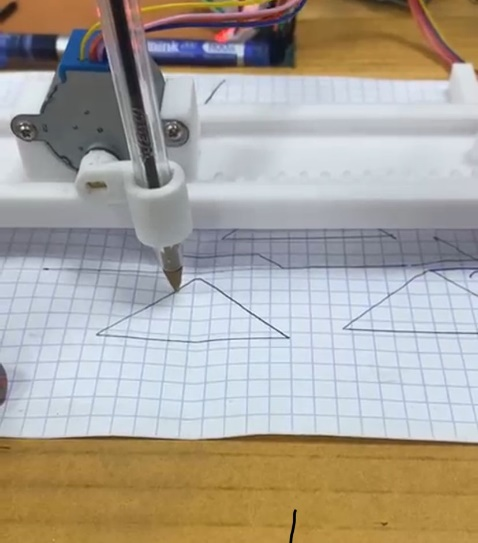
#> input picture rapport/image1.jpg, 478 x 543 px
$ python main.py rapport/image1.jpg out.png
#> lines starting #> are read from the running program, lines starting #| are printed output that depends on the picture; after the words box and inside, x2 and y2 are one past the last pixel; in counts of white or black regions, pixels touching at a corner belong together
#> further down, frame is the input picture: shape (543, 478, 3); mean B, G, R 154.1, 163.5, 169.8
### penplotter/img2sketch.py
import typing, cv2
import numpy as np

class PencilSketch:
    """Apply pencil sketch effect to an image"""
    def __init__(
        self,
        blur_simga: int = 5,
        ksize: typing.Tuple[int, int] = (0, 0),
        sharpen_value: int = None,
        kernel: np.ndarray = None,
        ) -> None:
        """
        Args:
            blur_simga: (int) - sigma ratio to apply for cv2.GaussianBlur
            ksize: (float) - ratio to apply for cv2.GaussianBlur
            sharpen_value: (int) - sharpen value to apply in predefined kernel array
            kernel: (np.ndarray) - custom kernel to apply in sharpen function
        """
        self.blur_simga = blur_simga
        self.ksize = ksize
        self.sharpen_value = sharpen_value
        self.kernel = np.array([[0, -1, 0], [-1, sharpen_value,-1], [0, -1, 0]]) if kernel == None else kernel

    def dodge(self, front: np.ndarray, back: np.ndarray) -> np.ndarray:
        """The formula comes from https://en.wikipedia.org/wiki/Blend_modes
        Args:
            front: (np.ndarray) - front image to be applied to dodge algorithm
            back: (np.ndarray) - back image to be applied to dodge algorithm

        Returns:
            image: (np.ndarray) - dodged image
        """
        result = back*255.0 / (255.0-front)
        result[result>255] = 255
        result[back==255] = 255
        return result.astype('uint8')

    def sharpen(self, image: np.ndarray) -> np.ndarray:
        """Sharpen image by defined kernel size
        Args:
            image: (np.ndarray) - image to be sharpened

        Returns:
            image: (np.ndarray) - sharpened image
        """
        if self.sharpen_value is not None and isinstance(self.sharpen_value, int):
            inverted = 255 - image
            return 255 - cv2.filter2D(src=inverted, ddepth=-1, kernel=self.kernel)

        return image

    def __call__(self, frame: np.ndarray) -> np.ndarray:
        """Main function to do pencil sketch
        Args:
            frame: (np.ndarray) - frame to excecute pencil sketch on

        Returns:
            frame: (np.ndarray) - processed frame that is pencil sketch type
        """
        grayscale = np.array(np.dot(frame[..., :3], [0.299, 0.587, 0.114]), dtype=np.uint8)
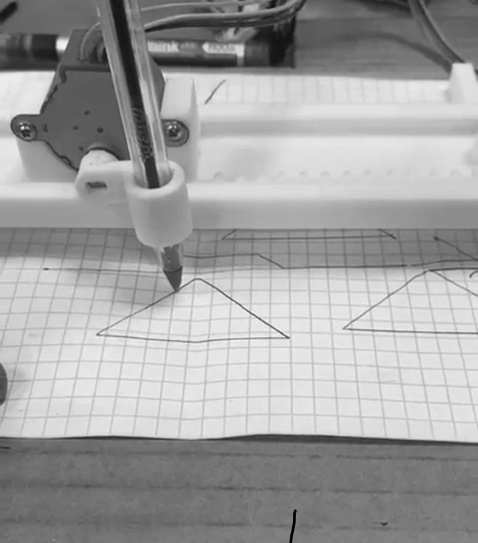
#> grayscale: shape (543, 478); min 0, max 245, mean 160.9
        grayscale = np.stack((grayscale,) * 3, axis=-1)
#> grayscale: shape (543, 478, 3)

        inverted_img = 255 - grayscale
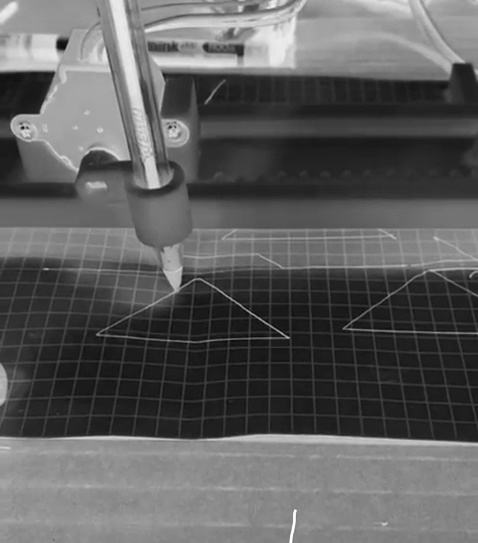
#> inverted_img: shape (543, 478, 3); min 10, max 255, mean 94.1

        blur_img = cv2.GaussianBlur(inverted_img, ksize=self.ksize, sigmaX=self.blur_simga)
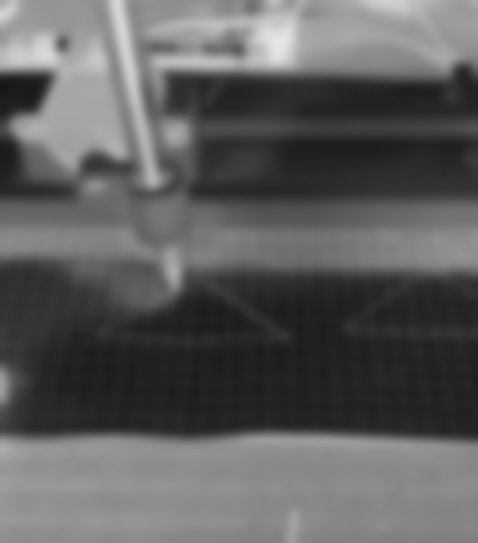
#> blur_img: shape (543, 478, 3); min 22, max 231, mean 94.1

        final_img = self.dodge(blur_img, grayscale)
#> in dodge, `result = back*255.0 / (255.0-front)`:
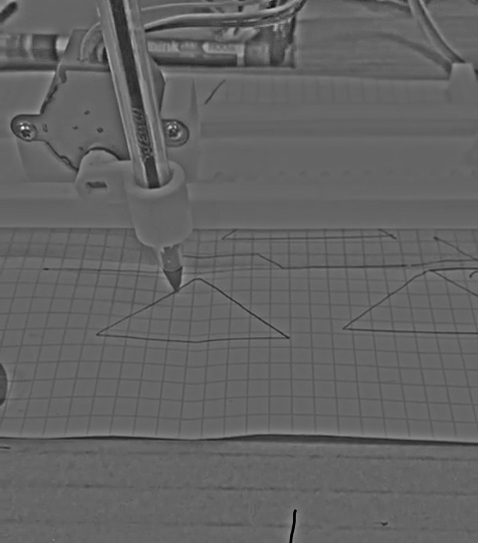
#> result: shape (543, 478, 3) float64; min 0, max 644.1, mean 253.3; drawn with min black and max white
#> in dodge, `result[result>255] = 255`:
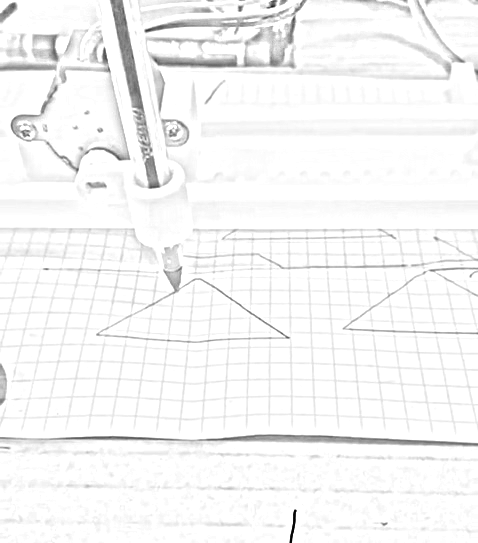
#> result: shape (543, 478, 3) float64; min 0, max 255, mean 246.3

        sharpened_image = self.sharpen(final_img)

        return sharpened_image

### penplotter/imageUtils.py
from PIL import Image
import numpy as np
import cv2

# [7 lines left out: function resize_image, not called in this run]

def image_to_contours(img, n=10, canny_threshold1=50, canny_threshold2=150, pen_diameter=2, max_width=2000, multiplier=4.5):
#> called with n = 0, canny_threshold1 = 125, canny_threshold2 = 130, pen_diameter = 1.5, max_width = 2200, multiplier = 6
    gray = cv2.cvtColor(img, cv2.COLOR_BGR2GRAY)
    blurred = cv2.GaussianBlur(gray, (5, 5), 0)
    edges = cv2.Canny(blurred, canny_threshold1, canny_threshold2)
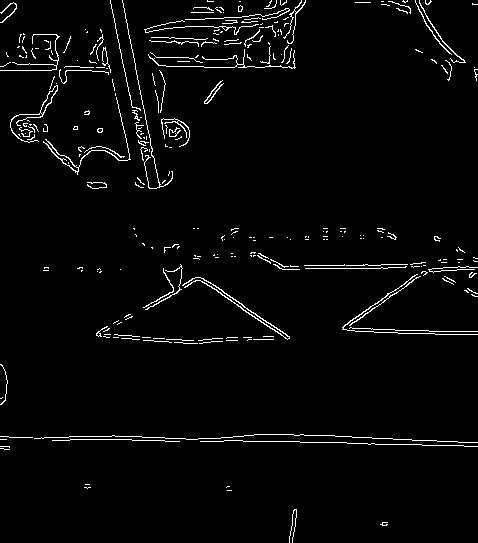
#> edges: shape (543, 478); 2.8% white in thin lines or dots

    kernel_size = int(pen_diameter * 2)
    kernel = np.ones((kernel_size, kernel_size), np.uint8)
    edges = cv2.dilate(edges, kernel, iterations=1)
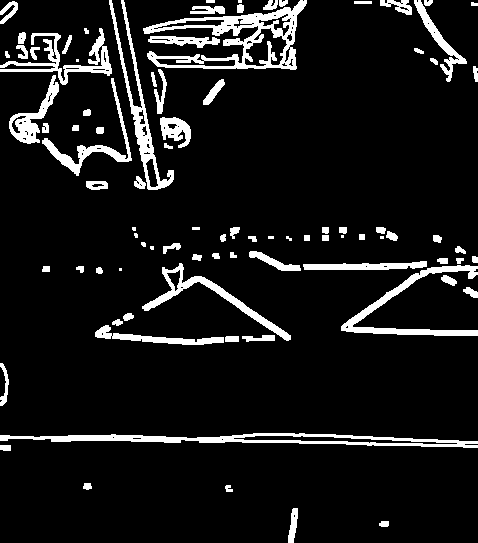
#> edges: shape (543, 478); 9.1% white; 89 white regions (10 under 20 px)

    contours, _ = cv2.findContours(edges, cv2.RETR_LIST, cv2.CHAIN_APPROX_SIMPLE)
#> contours = 177 contours, 82 with area under 20; largest, box (x1, y1, x2, y2) and area: (143, 0, 307, 70) 4966, (0, 433, 478, 448) 2890, (109, 0, 174, 190) 1716, (341, 265, 478, 336) 1541, (142, 263, 291, 341) 1362

    height, width = img.shape[:2]
#> height = 543; width = 478
    scale =  multiplier*max_width / max(width, height)
#> scale = 24.31
    simplified_contours = []

    for contour in contours:
        if cv2.contourArea(contour) < 10:
            continue

        epsilon = n * cv2.arcLength(contour, True) / 100
        approx = cv2.approxPolyDP(contour, epsilon, True)
        approx = approx.squeeze()
        if approx.ndim == 1:
            approx = np.expand_dims(approx, axis=0)

        scaled = [(int(x * scale), multiplier*max_width - int(y * scale)) for (x, y) in approx]
        simplified_contours.append(scaled)
#> this loop made 177 passes
#> contour on passes 7, 9, 24: [[221, 439], [222, 438], [223, 439], [222, 440]], [[112, 437], [113, 436], [114, 437], [113, 438]], [[119, 268], [119, 270], [121, 270], [121, 268]]
#> after the loop, simplified_contours = 110 items

    all_points = [pt for contour in simplified_contours for pt in contour]
#> all_points = 3484 pairs, first value 0 to 11595, second value 25 to 13200
    if all_points:
        xs = [p[0] for p in all_points]
#> xs = 3484 values, max 11595 at index 108, min 0 at index 55, mean 5033.3
        ys = [p[1] for p in all_points]
#> ys = 3484 values, max 13200 at index 2749, min 25 at index 21, mean 9432.2
        center_x = (min(xs) + max(xs)) // 2
#> center_x = 5797
        center_y = (min(ys) + max(ys)) // 2
#> center_y = 6612

        centered_contours = []
        for contour in simplified_contours:
            centered_contours.append([(x - center_x, y - center_y) for (x, y) in contour])
#> this loop made 110 passes
#> contour on passes 34, 37, 38, 39, 47: [(6514, 7463), (6514, 7415), (6636, 7415), (6636, 7463)], [(7827, 7488), (7827, 7366), (7973, 7366), (7973, 7488)], [(7390, 7488), (7390, 7366), (7511, 7366), (7511, 7488)], [(8727, 7512), (8727, 7391), (8848, 7391), (8848, 7512)], [(4667, 7682), (4667, 7634), (4837, 7634), (4837, 7682)]
#> after the loop, centered_contours = 110 items
        simplified_contours = centered_contours

    return simplified_contours

### penplotter/interface.py

def show_and_save(contours, scale=1, offset_x=0, offset_y=0, container=2000, output_file="file.ino"):
    import turtle
    screen = turtle.Screen()
    screen.tracer(0, 0)
    screen.setup(800, 800)
    screen.bgcolor("white")
    screen.setworldcoordinates(-container, -container, container, container)

    t = turtle.Turtle()
    t.speed(0)
    # draw_grid(container, container)
    draw_axes(container, container)
    turtle.update()
    draw_labels(container, container, 500)
    t.penup()

    with open(f"{output_file}.ino", 'w') as f:
        f.write('''#include <Stepper.h>
#include <math.h>

#define STEPS_PER_REV 2048
#define rayon 800
#define step_dyal_angle 1
#define steps_kolhom (360 / step_dyal_angle)
#define max_step 4500
#define half_max 2250

int motor1[] = {13, 12, 11, 10};
int motor2[] = {9, 8, 7, 6};
int motor3[] = {5, 4, 3, 2};

Stepper stepper1(STEPS_PER_REV, motor1[0], motor1[2], motor1[1], motor1[3]);
Stepper stepper2(STEPS_PER_REV, motor2[0], motor2[2], motor2[1], motor2[3]);
Stepper stepper3(STEPS_PER_REV, motor3[0], motor3[2], motor3[1], motor3[3]);

void moveSteppers(Stepper& stepperX, Stepper& stepperY, int dx, int dy) {
    int steps = fmax(abs(dx), abs(dy));
    float x_step = (float)dx / steps;
    float y_step = (float)dy / steps;

    float x_acc = 0, y_acc = 0;

    for (int i = 0; i < steps; i++) {
        x_acc += x_step;
        y_acc += y_step;

        if (round(x_acc) != 0) {
            stepperX.step(round(x_acc));
            x_acc -= round(x_acc);
        }
        if (round(y_acc) != 0) {
            stepperY.step(round(y_acc));
            y_acc -= round(y_acc);
        }
    }
}

class Cursor {
  private:
    Stepper& penuse;
    Stepper& stepperX;
    Stepper& stepperY;
    float o_x, o_y;

  public:
    Cursor(Stepper& penuse, Stepper& stepperX, Stepper& stepperY, float xx = 0, float yy = 0) : penuse(penuse), stepperX(stepperX), stepperY(stepperY), o_x(xx), o_y(yy) {}

    void move(float x, float y) {
        int dx = round(x - o_x);
        int dy = round(y - o_y);
        o_x = x;
        o_y = y;
        moveSteppers(stepperX, stepperY, dx, -1* dy);
    }

    void penup() {
        penuse.step(150);
    }

    void pendown() {
        penuse.step(-150);
    }
};

void setup() {
    stepper2.setSpeed(10);
    stepper3.setSpeed(10);
    stepper1.setSpeed(10);

    Cursor cursor(stepper1, stepper2, stepper3);

    Serial.begin(115200);
    cursor.penup();

    // Homing
    stepper2.step(2000);
    stepper3.step(2000);

    // Drawing
''')

        for i, contour in enumerate(contours):
            if len(contour) < 2:
                continue
            x, y = contour[0]
            f.write(f'    // Contour {i+1}\n')
            f.write(f'    cursor.move({x * scale + offset_x}, {y * scale + offset_y});\n')
            f.write('    cursor.pendown();\n')
            t.goto(x * scale + offset_x, y * scale + offset_y)
            t.pendown()
            for x, y in contour[1:]:
                f.write(f'    cursor.move({x * scale + offset_x}, {y * scale + offset_y});\n')
                t.goto(x * scale + offset_x, y * scale + offset_y)
            t.penup()
            f.write('    cursor.penup();\n\n')

        f.write('''
    // Retour à l'origine
    cursor.move(0, 0);
    stepper2.step(-2000);
    stepper3.step(-2000);
}

void loop() {
}''')

    screen.update()
    screen.mainloop()

# [153 lines left out: functions draw_axes, draw_grid, draw_labels, save_polygons, not called in this run]

### main.py
import cv2
import os
import penplotter.img2sketch as img2sketch
import sys
import argparse
import penplotter.interface as interface
import penplotter.imageUtils as imageUtils

if __name__ == "__main__":
    parser = argparse.ArgumentParser(description='Generate Arduino contours from an image.')
    parser.add_argument('input', help='Input image file path')
    parser.add_argument('output', help='Output file path')
    parser.add_argument('--n', type=int, default=0, help='n parameter (default: 0)')
    parser.add_argument('--canny_threshold1', type=int, default=125,
                       help='First threshold for Canny edge detector (default: 125)')
    parser.add_argument('--canny_threshold2', type=int, default=130,
                       help='Second threshold for Canny edge detector (default: 130)')
    parser.add_argument('--pen_diameter', type=float, default=1.5,
                       help='Pen diameter for drawing (default: 1.5)')
    parser.add_argument('--max_width', type=int, default=2200,
                       help='Maximum width parameter (default: 2200)')
    parser.add_argument('--multiplier', type=int, default=6,
                       help='Multiplier factor (default: 6)')
    parser.add_argument('--scale', type=float, default=0.4,
                       help='Scale factor for the output (default: 0.4)')
    args = parser.parse_args()

    frame = cv2.imread(args.input)
    i2s = img2sketch.PencilSketch()

    sketch_result = i2s(frame)
    if sketch_result is None:
        print("ta finahiya had tswira??")
        sys.exit()

    try:
        os.mkdir(args.output)
        os.chdir(args.output)
    except FileExistsError:
        print(f"Directory '{args.output}' already exists.")
        os.chdir(args.output)
    except Exception as e:
        print(f"hhh wtf: {e}")
        sys.exit(1)

    contours = imageUtils.image_to_contours(
        img=sketch_result,
        n=args.n,
        canny_threshold1=args.canny_threshold1,
        canny_threshold2=args.canny_threshold2,
        pen_diameter=args.pen_diameter,
        max_width=args.max_width,
        multiplier=args.multiplier
    )
#> contours = 110 items

    interface.show_and_save(contours=contours, scale=args.scale, offset_x=0, offset_y=0, container=args.max_width, output_file=args.output)
#> (the call stopped at in show_and_save, `screen = turtle.Screen()`: turtle is not available in this run)

$ run again, on rapport/image2.png
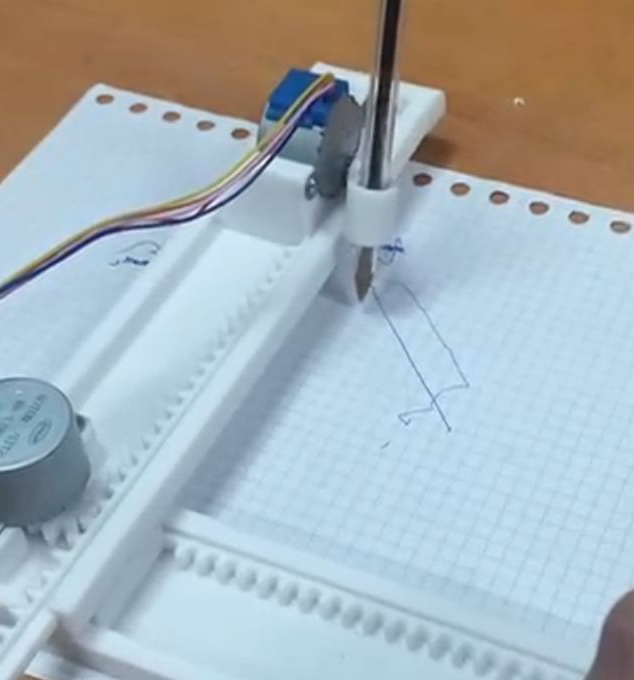
#> input picture rapport/image2.png, 634 x 680 px
#> frame is the input picture: shape (680, 634, 3); mean B, G, R 184.3, 178.4, 166.5
#> in dodge, `result[result>255] = 255`:
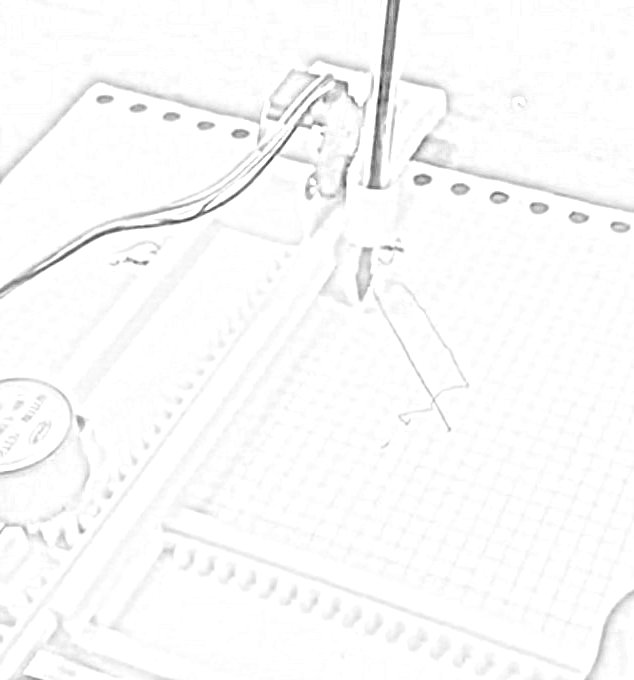
#> result: shape (680, 634, 3) float64; min 32.69, max 255, mean 250.6
#> in image_to_contours, `edges = cv2.dilate(edges, kernel, iterations=1)`:
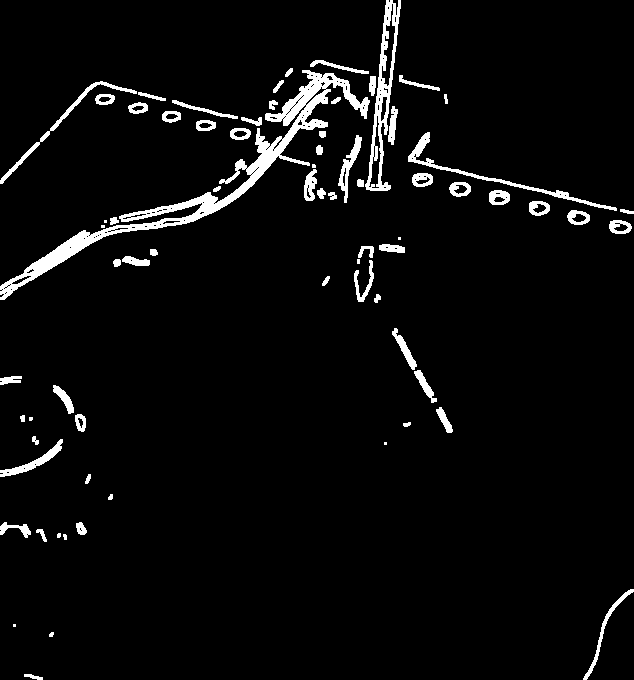
#> edges: shape (680, 634); 4.3% white; 73 white regions (9 under 20 px)
#> in image_to_contours, `contours, _ = cv2.findContours(edges, cv2.RETR_LIST, cv2.CHAIN_APPROX_..`: contours = 235 contours, 150 with area under 20; largest, box (x1, y1, x2, y2) and area: (0, 70, 370, 300) 6437, (365, 0, 401, 191) 2450, (408, 132, 617, 211) 799, (0, 81, 137, 184) 548, (381, 3, 396, 87) 498
#> the loop in image_to_contours, `for contour in contours:` made 235 passes
#> contour on passes 3, 6, 8: [[13, 624], [13, 626], [15, 626], [15, 624]], [[26, 534], [27, 533], [28, 534], [27, 535]], [[80, 530], [81, 529], [82, 530], [81, 531]]
#> after the loop in image_to_contours, `for contour in contours:`: simplified_contours = 99 items
#> all_points = 3382 pairs, first value 0 to 12287, second value 20 to 13200
#> xs = 3382 values, max 12287 at index 23, min 0 at index 186, mean 5609.4
#> ys = 3382 values, max 13200 at index 3248, min 20 at index 7, mean 8923.2
#> center_x = 6143
#> center_y = 6610
#> the loop in image_to_contours, `for contour in simplified_contours:` made 99 passes
#> after the loop in image_to_contours, `for contour in simplified_contours:`: centered_contours = 99 items

$ run again, on rapport/image3.png
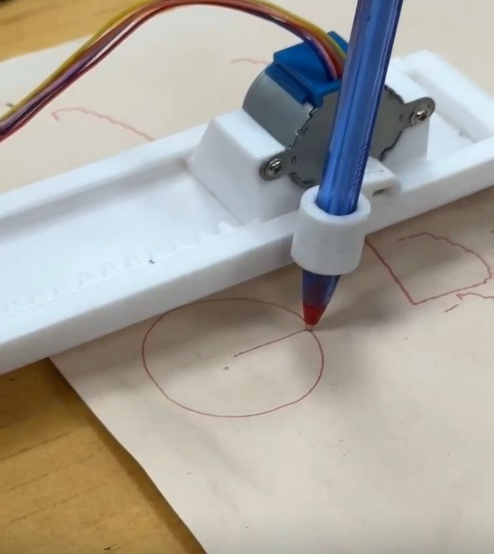
#> input picture rapport/image3.png, 494 x 554 px
#> frame is the input picture: shape (554, 494, 3); mean B, G, R 156.4, 164.6, 168.9
#> in dodge, `result[result>255] = 255`:
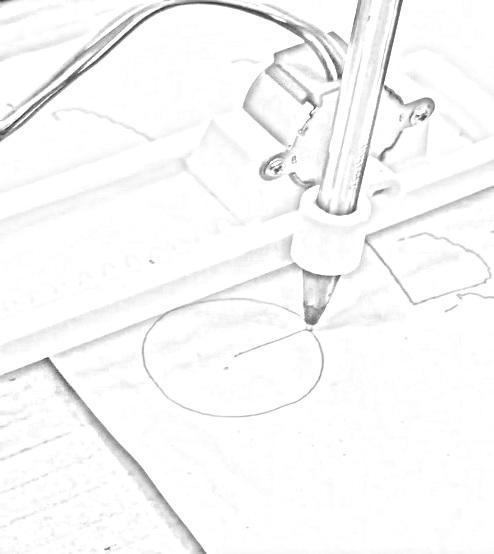
#> result: shape (554, 494, 3) float64; min 40.43, max 255, mean 248.6
#> in image_to_contours, `edges = cv2.dilate(edges, kernel, iterations=1)`:
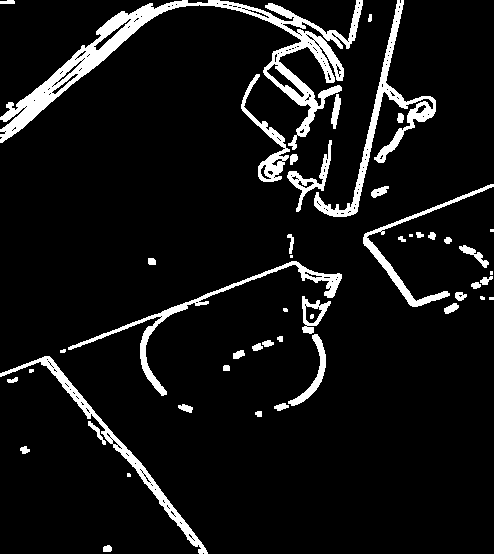
#> edges: shape (554, 494); 8% white; 49 white regions (10 under 20 px)
#> in image_to_contours, `contours, _ = cv2.findContours(edges, cv2.RETR_LIST, cv2.CHAIN_APPROX_..`: contours = 278 contours, 228 with area under 20; largest, box (x1, y1, x2, y2) and area: (0, 0, 363, 150) 8329, (314, 0, 436, 217) 2614, (0, 356, 208, 554) 2038, (68, 261, 342, 396) 1765, (363, 184, 494, 307) 1118
#> the loop in image_to_contours, `for contour in contours:` made 278 passes
#> contour on passes 2 to 4: [[193, 540], [194, 539], [195, 540], [194, 541]], [[192, 539], [193, 538], [194, 539], [193, 540]], [[191, 538], [192, 537], [193, 538], [192, 539]]
#> after the loop in image_to_contours, `for contour in contours:`: simplified_contours = 74 items
#> all_points = 3724 pairs, first value 0 to 11746, second value 24 to 13200
#> xs = 3724 values, max 11746 at index 1472, min 0 at index 172, mean 6488.2
#> ys = 3724 values, max 13200 at index 2468, min 24 at index 335, mean 8329.1
#> center_x = 5873
#> center_y = 6612
#> the loop in image_to_contours, `for contour in simplified_contours:` made 74 passes
#> after the loop in image_to_contours, `for contour in simplified_contours:`: centered_contours = 74 items
